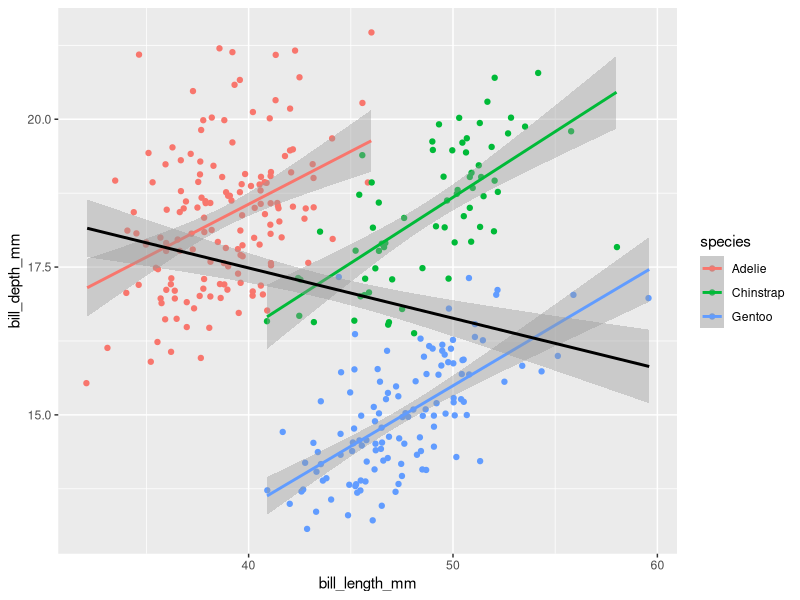
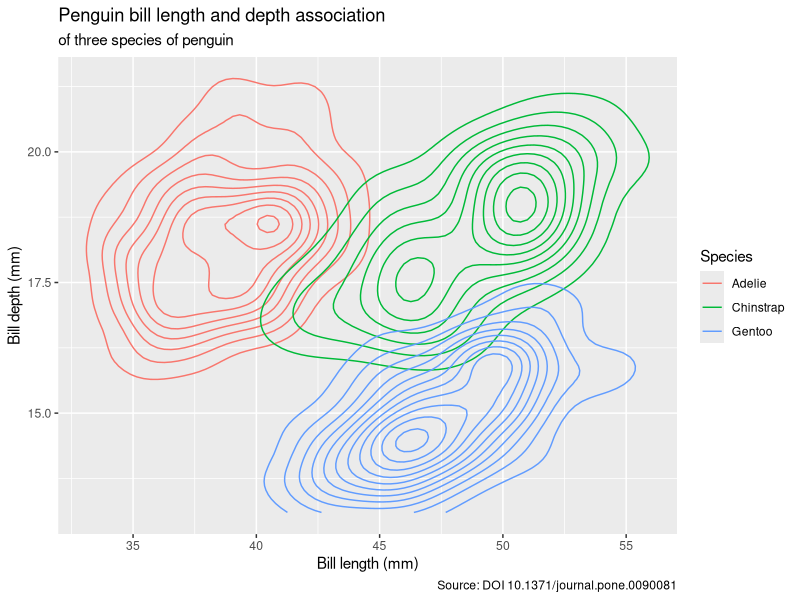
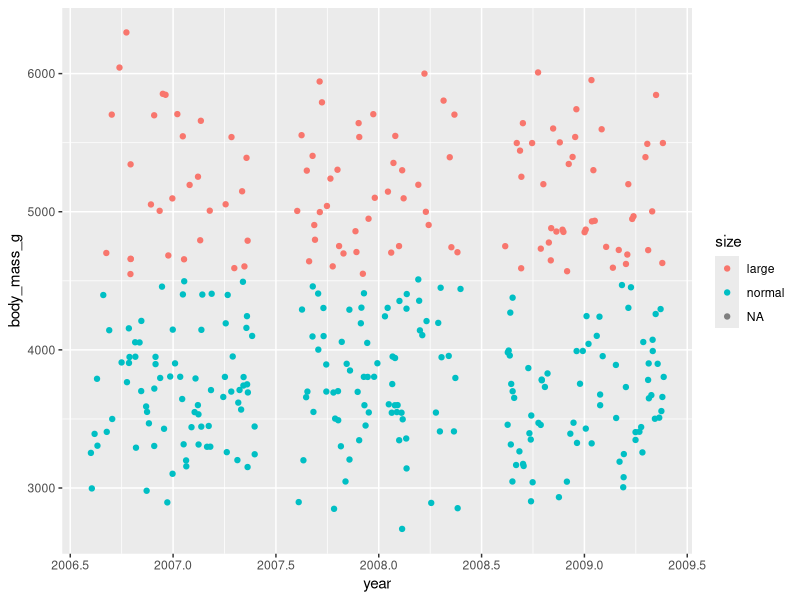
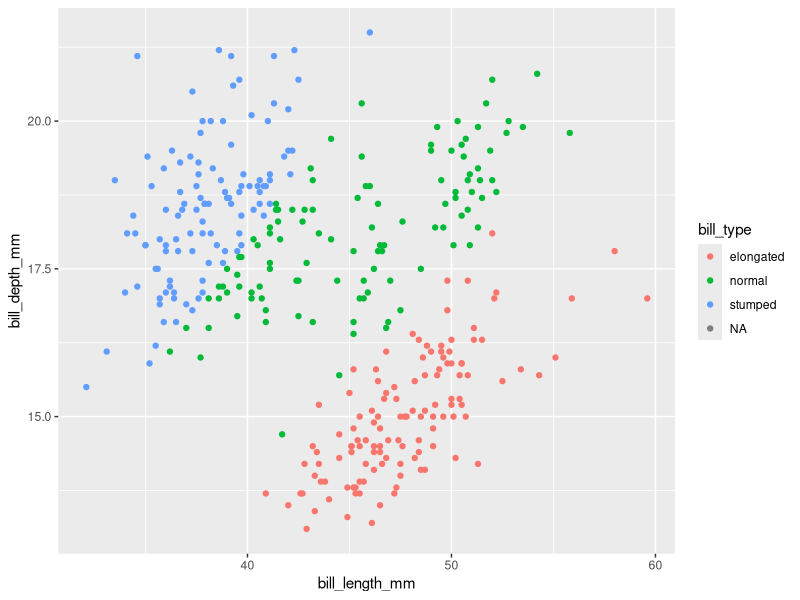
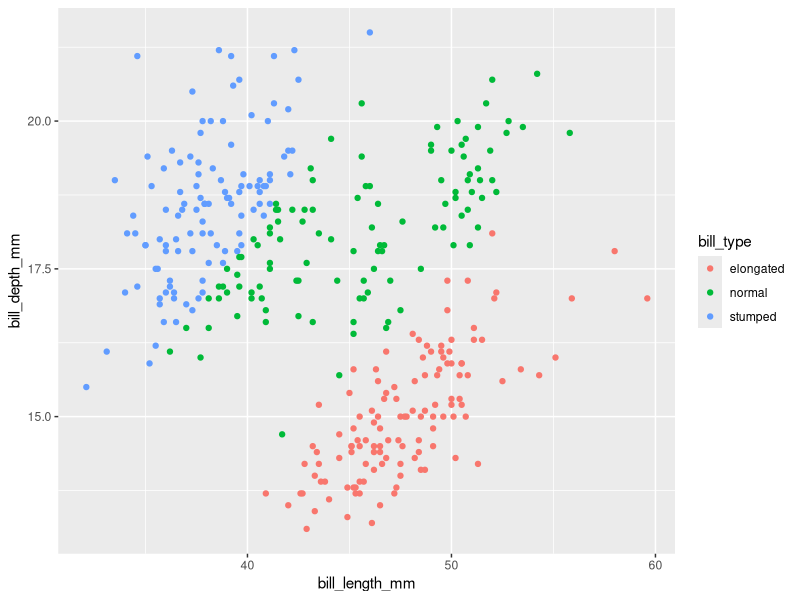
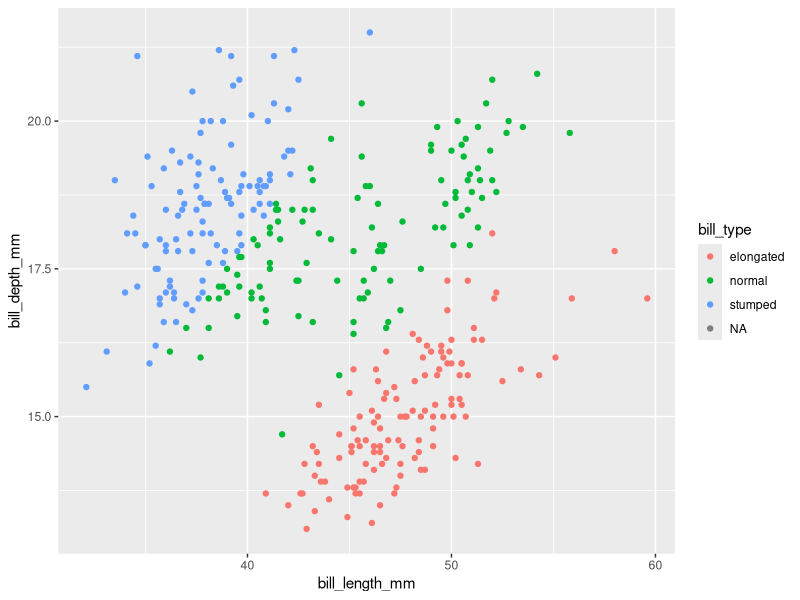
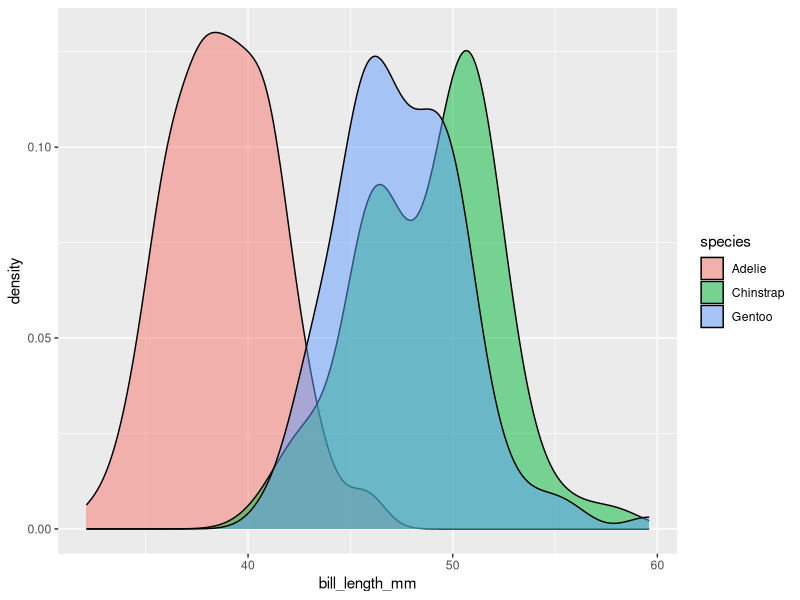
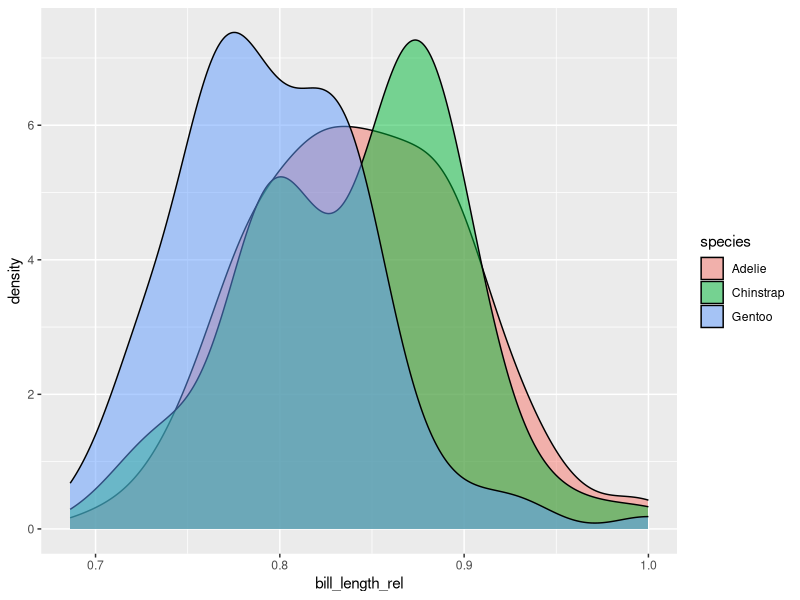

Reproduce these figures in R, in order.
## ---- chunk 1
knitr::opts_chunk$set(echo = TRUE, 
                      fig.retina = 3)
library(tidyverse)
penguins <- palmerpenguins::penguins
## ---- chunk 2
library(tidyverse)
penguins <- palmerpenguins::penguins

penguins %>% 
  ggplot(aes(x = bill_length_mm,
             y = bill_depth_mm,
             colour = species)) +
  geom_jitter() +
  geom_smooth(method = "lm") + 
  geom_smooth(method = "lm", colour = "black")
## ---- chunk 3
penguins %>% 
  ggplot(aes(x = bill_length_mm,
             y = bill_depth_mm,
             colour = species)) +
 geom_density2d() +
 labs(
   title = "Penguin bill length and depth association",
   subtitle = "of three species of penguin",
   color = "Species", 
   y = "Bill depth (mm)",
   x = "Bill length (mm)",
   caption = "Source: DOI 10.1371/journal.pone.0090081"
 )
## ---- chunk 4
penguins %>% 
  select(species, island, ends_with("mm")) %>% 
  filter(species == "Adelie")
## ---- chunk 5
library(tidyverse)
penguins <- palmerpenguins::penguins
## ---- chunk 6
penguins %>% 
  mutate(new_var = 1)
## ---- chunk 7
penguins %>% 
  mutate(var = 1:344)
## ---- chunk 8
penguins %>% 
  mutate(bill_ratio = bill_length_mm/bill_depth_mm) %>% 
  select(starts_with("bill"))
## ---- chunk 9
penguins %>% 
  mutate(
    bill_ratio = bill_length_mm/bill_depth_mm,
    bill_length_mm_z = scale(bill_length_mm)
  ) %>% 
  select(starts_with("bill"))
## ---- chunk 10
## 1a
penguins %>% 
  mutate(bill_ld_ratio = bill_length_mm / bill_depth_mm)

# 1b
penguins %>% 
  mutate(body_mass_g_log = log(body_mass_g))

## 1c
penguins %>% 
  mutate(flipper_length_cm  = flipper_length_mm/10)
## ---- chunk 11
penguins %>% 
  mutate(size = ifelse(body_mass_g > 4500,
                       "large", "normal"))
## ---- chunk 12
penguins %>% 
  mutate(size = ifelse(body_mass_g > 4500,
                       "large", "normal")) %>% 
  ggplot() +
  geom_jitter(aes(x = year,
                  y = body_mass_g,
                  colour = size))
## ---- chunk 13
c("this", "is", "a", "string", "vector" ,NA)
c(1:4, NA, 5:8)
factor(c("fct1", "fct2", NA))
## ---- chunk 14
penguins %>% 
  filter(body_mass_g == "NA")

penguins %>% 
  filter(body_mass_g == NA)

penguins %>% 
  filter(is.na(body_mass_g))
## ---- chunk 15
## 2a
penguins %>% 
  mutate(body_type = ifelse(body_mass_g < 4500, "normal", "large")) 

# 2b
penguins %>% 
  mutate(biscoe = ifelse(island == "Biscoe", TRUE, FALSE)) %>% 
  select(species, island, biscoe)
## ---- chunk 16
penguins %>% 
  mutate(
    bill_ratio = bill_depth_mm/bill_length_mm,
    bill_type = ifelse(bill_ratio < .5, "elongated", "stumped")
  ) %>% 
  select(starts_with("bill"))
## ---- chunk 17
penguins %>% 
  mutate(
    bill_ratio = bill_depth_mm/bill_length_mm,
    bill_type = ifelse(bill_ratio < .35, 
                       "elongated", 
                       ifelse(bill_ratio < .45, 
                              "normal",
                              "stumped"))
  ) %>% 
  select(starts_with("bill"))
## ---- chunk 18
penguins %>% 
  mutate(
    bill_ratio = bill_depth_mm/bill_length_mm,
    bill_type = ifelse(bill_ratio < .35, 
                       "elongated", 
                       ifelse(bill_ratio < .45, 
                              "normal",
                              "stumped"))
  ) %>% 
  ggplot(aes(x = bill_length_mm, 
             y = bill_depth_mm, 
             colour = bill_type)) +
  geom_point()
## ---- chunk 19
penguins %>% 
  mutate(
    bill_ratio = bill_depth_mm/bill_length_mm,
    bill_type = case_when(
      bill_ratio < .35 ~ "elongated",
      bill_ratio < .45 ~ "normal",
      TRUE ~ "stumped")
  ) %>% 
  ggplot(aes(x = bill_length_mm, 
             y = bill_depth_mm, 
             colour = bill_type)) +
  geom_point()
## ---- chunk 20
penguins %>% 
  mutate(
    bill_ratio = bill_depth_mm/bill_length_mm,
    bill_type = case_when(
      bill_ratio < .35 ~ "elongated",
      bill_ratio < .45 ~ "normal",
      !is.na(bill_ratio) ~ "stumped")
  ) %>% 
  ggplot(aes(x = bill_length_mm, 
             y = bill_depth_mm, 
             colour = bill_type)) +
  geom_point()
## ---- chunk 21
## 3a
penguins %>% 
  mutate(
    body_type = case_when(
      body_mass_g > 4500 ~ "large",
      body_mass_g < 3000 ~ "petite",
      !is.na(body_mass_g) ~ "normal") # the rest
  ) 
## ---- chunk 22
penguins %>% 
  mutate(
    bill_depth_sc = scale(bill_depth_mm),
    bill_length_sc = scale(bill_length_mm),
    flipper_length_sc = scale(flipper_length_mm),
  )
## ---- chunk 23
penguins %>% 
  mutate(across(ends_with("mm"),
                scale))
## ---- chunk 24
penguins_mm_sc <- penguins %>% 
  mutate(across(ends_with("mm"),
                scale))
## ---- chunk 25
penguins %>% 
  mutate(across(ends_with("mm"),
                scale, 
                .names = "{.col}_sc")) %>% 
  select(contains("mm"))
## ---- chunk 26
## 4a
penguins %>% 
  mutate(across(ends_with("mm"),
                scale, 
                .names = "sc_{.col}")) %>% 
  select(contains("mm"))

## 4b
penguins %>% 
  mutate(across(starts_with("mm"),
                scale, 
                .names = "sc_{.col}")) %>% 
  select(starts_with("mm"))

## 4c
penguins %>% 
  mutate(across(where(is.numeric),
                scale, 
                .names = "sc_{.col}")) %>% 
  select(where(is.numeric))
## ---- chunk 27
penguins %>% 
  ggplot(aes(x = bill_length_mm,
             fill = species)) +
  geom_density(alpha = .5)
## ---- chunk 28
penguins %>% 
  group_by(species)
## ---- chunk 29
penguins %>% 
  group_by(species) %>% 
  mutate(
    bill_length_sp_max = max(bill_length_mm, na.rm = TRUE),
    bill_length_rel = bill_length_mm/bill_length_sp_max
  ) %>% 
  select(species, island, starts_with("bill_length"))
## ---- chunk 30
penguins %>% 
  group_by(species) %>% 
  mutate(
    bill_length_sp_max = max(bill_length_mm, na.rm = TRUE),
    bill_length_rel = bill_length_mm/bill_length_sp_max
  ) %>% 
  select(species, bill_length_sp_max) %>% 
  distinct()
## ---- chunk 31
penguins %>% 
  group_by(species) %>% 
  mutate(
    bill_length_sp_max = max(bill_length_mm, na.rm = TRUE),
    bill_length_rel = bill_length_mm/bill_length_sp_max
  ) %>% 
  
    ggplot(aes(x = bill_length_rel,
             fill = species)) +
  geom_density(alpha = .5)
## ---- chunk 32
penguins %>% 
  ggplot(aes(x = bill_length_mm,
             y = bill_depth_mm,
             colour = species)) +
  geom_point() +
  geom_smooth(method = "lm")
## ---- chunk 33
penguins %>% 
  group_by(species) %>% 
  mutate(across(starts_with("bill"),
                ~ .x - mean(.x, na.rm = TRUE)))
## ---- chunk 34
penguins %>% 
  group_by(species) %>% 
  mutate(across(starts_with("bill"),
                ~ .x - mean(.x, na.rm = TRUE))) %>% 
    ggplot(aes(x = bill_length_mm,
             y = bill_depth_mm,
             colour = species)) +
  geom_point() +
  geom_smooth(method = "lm")
## ---- chunk 35
## 5a
penguins %>% 
  group_by(species) %>% 
  mutate(
    bill_length_sp_mean = mean(bill_length_mm, na.rm = TRUE),
    bill_length_cent = bill_length_mm - bill_length_sp_mean
  ) %>% 
  select(species, island, starts_with("bill"))

## 5b
penguins %>% 
  group_by(species) %>% 
  mutate(
    bill_length_cent = bill_length_mm - mean(bill_length_mm, na.rm = TRUE)
  ) %>% 
  select(species, island, starts_with("bill"))

## 5c
penguins %>% 
  group_by(species) %>% 
  mutate(
    across(where(is.numeric),
           ~ .x - mean(.x, na.rm = TRUE),
           .names = "{.col}_dm")
  ) %>% 
  select(species, where(is.numeric))
